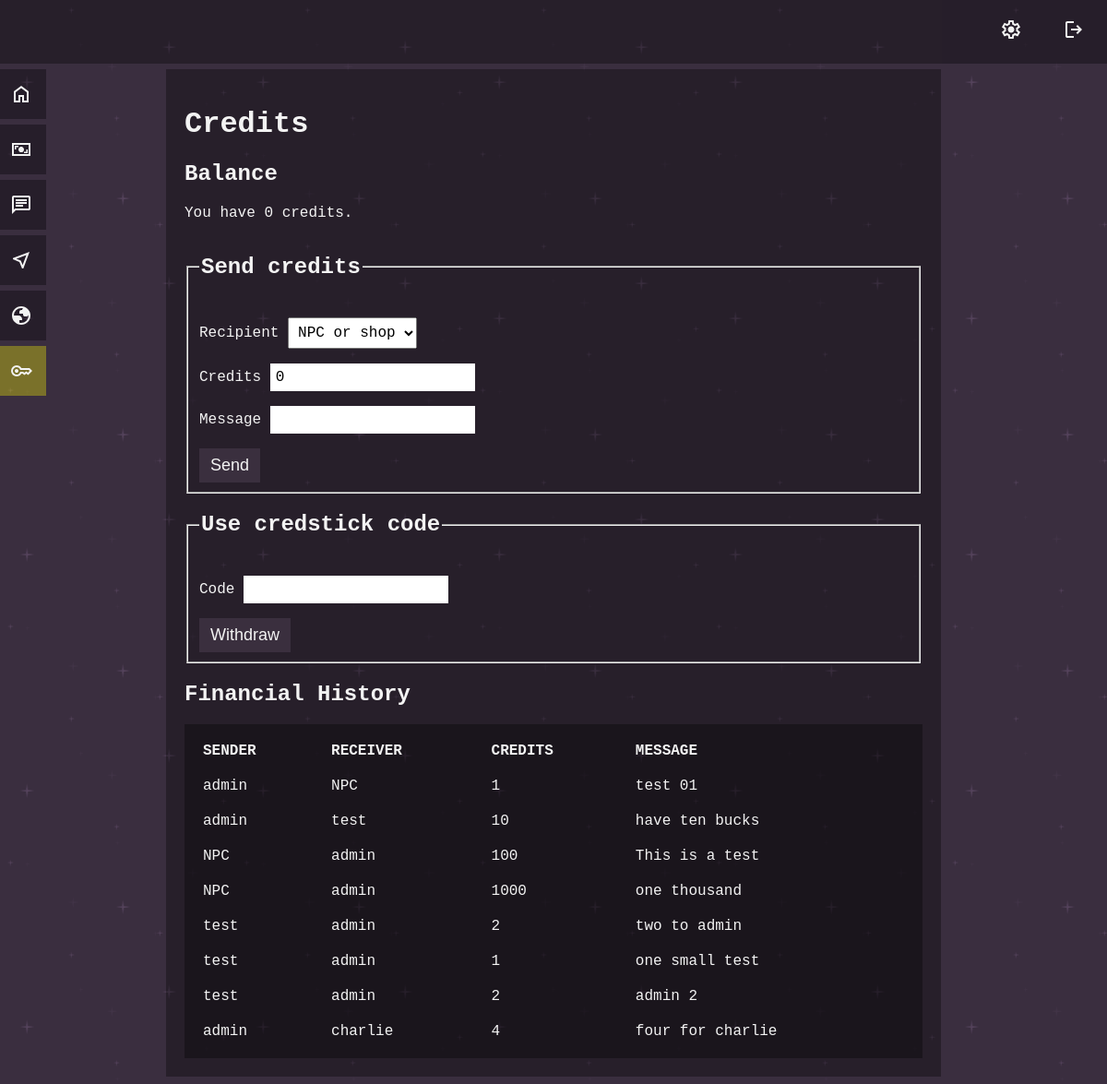
Screenshot of /credits (signed in) with the database file from the repository.
### tables this page shows
CREATE TABLE financehistory (
id INTEGER PRIMARY KEY AUTOINCREMENT UNIQUE NOT NULL,
isfrom TEXT NOT NULL,
isto TEXT NOT NULL,
value INTEGER,
message TEXT
);

### app.py (the view)
@app.route("/credits")
@login_required
def credits():
    credits_balance = db.execute("SELECT credits FROM users WHERE id = ?", session["user_id"])[0]["credits"]
    user_campaign = db.execute("SELECT campaign FROM users WHERE id = ?", session['user_id'])[0]['campaign']
    send_list = db.execute("SELECT username FROM users WHERE campaign = ? AND NOT id = ?", user_campaign, session['user_id'])
    current_username = db.execute("SELECT username FROM users WHERE id = ?", session['user_id'])[0]['username']
    finance_history = db.execute("SELECT * FROM financehistory WHERE isfrom = ? OR isto = ? ORDER BY id", current_username, current_username)
    return render_template("credits.html", credits_balance=credits_balance, send_list=send_list, finance_history=finance_history)

### app.py (called while the page is built)
@app.context_processor
def inject_admin_status():
    admin_status = session.get("admin", 0)
    return dict(admin=admin_status)

@app.after_request
def after_request(response):
    response.headers["Cache-Control"] = "no-cache, no-store, must-revalidate"
    response.headers["Expires"] = 0
    response.headers["Pragma"] = "no-cache"
    return response

### helpers.py (called while the page is built)
def login_required(f):
    @wraps(f)
    def decorated_function(*args, **kwargs):
        if session.get("user_id") is None:
            return redirect("/login")
        return f(*args, **kwargs)
    return decorated_function

### templates/credits.html (shortened to what this page needs)
{% extends "layout.html" %}
{% block main %}
<h1>Credits</h1>
<h2>Balance</h2>
<p>You have {{ credits_balance }} credits.</p>
<form action="/credits_send" method="post">
    <fieldset>
        <legend>
            <h2>Send credits</h2>
        </legend>
        <p>
            <label for="credits_send_recipient">Recipient</label>
            <select name="send_credits_to" id="credits_send_recipient">
                <option value="NPC" selected>NPC or shop</option>
            </select>
        </p>
        <p>
            <label for="credits_send_amount">Credits</label>
            <input type="number" name="send_credits_amount" min="1" value="0" id="credits_send_amount" />
        </p>
        <p>
            <label for="credits_send_message">Message</label>
            <input type="text" name="send_credits_note" id="credits_send_message" />
        </p>
        <div>
            <button type="submit" class="ui_button" id="credits_send_button">Send</button>
        </div>
    </fieldset>
</form>
<form action="/credits_receive" method="post">
    <fieldset>
        <legend>
            <h2>Use credstick code</h2>
        </legend>
        <div>
            <p>
                <label for="credstick_code">Code</label>
                <input type="text" name="input_credstick_code" id="credstick_code" />
            </p>
            <div>
                <button type="submit" class="ui_button" id="credstick_button">Withdraw</button>
            </div>
        </div>
    </fieldset>
</form>
<h2>Financial History</h2>
<table class="dark_table">
    <thead>
        <tr>
            <th>SENDER</th>
            <th>RECEIVER</th>
            <th>CREDITS</th>
            <th>MESSAGE</th>
        </tr>
    </thead>
    <tbody>
        {% for line in finance_history %}
        <tr>
            <td>{{ line.isfrom }}</td>
            <td>{{ line.isto }}</td>
            <td>{{ line.value }}</td>
            <td>{{ line.message }}</td>
        </tr>
        {% endfor %}
    </tbody>
</table>
{% endblock %}

### static/style_default.css (style rules this page uses)
body { background-color: #392e40; background-image: url("darkPurple.png"); background-repeat: repeat; font-family: "Courier New", Courier, monospace; color: #f3f3f3; }
.dark_table { border: none; border-spacing: 0px; width: 100%; background-color: rgba(0, 0, 0, 0.33); padding: 10px; text-align: left; }
.dark_table td, .dark_table th { padding: 10px; }
.ui_button, .warning_button { padding: 8px 12px; font-size: large; text-align: center; cursor: pointer; outline: none; color: #f3f3f3; background-color: rgba(58, 47, 62, 1); border: none; }
input { border: none; font-size: 16px; font-family: "Courier New", Courier, monospace; padding: 6px; }
select { font-size: 16px; font-family: "Courier New", Courier, monospace; padding: 6px; }

### rows the page displays
financehistory: isfrom "admin", isto "NPC", value "1", message "test 01"
financehistory: isfrom "admin", isto "test", value "10", message "have ten bucks"
financehistory: isfrom "NPC", isto "admin", value "100", message "This is a test"
financehistory: isfrom "NPC", isto "admin", value "1000", message "one thousand"
financehistory: isfrom "test", isto "admin", value "2", message "two to admin"
financehistory: isfrom "test", isto "admin", value "1", message "one small test"
financehistory: isfrom "test", isto "admin", value "2", message "admin 2"
financehistory: isfrom "admin", isto "charlie", value "4", message "four for charlie"

### other values shown
{{ credits_balance }} "0"
